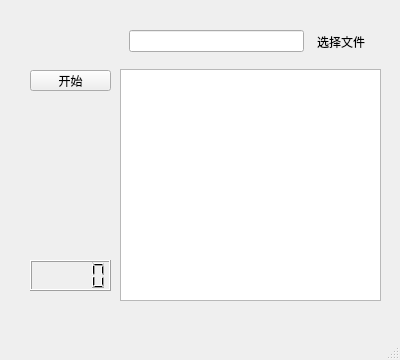
<?xml version="1.0" encoding="UTF-8"?>
<ui version="4.0">
 <class>MainWindow</class>
 <widget class="QMainWindow" name="MainWindow">
  <property name="geometry">
   <rect>
    <x>0</x>
    <y>0</y>
    <width>400</width>
    <height>360</height>
   </rect>
  </property>
  <property name="minimumSize">
   <size>
    <width>400</width>
    <height>360</height>
   </size>
  </property>
  <property name="windowTitle">
   <string>MainWindow</string>
  </property>
  <widget class="QWidget" name="centralwidget">
   <widget class="QPushButton" name="loopBtn">
    <property name="geometry">
     <rect>
      <x>30</x>
      <y>70</y>
      <width>81</width>
      <height>21</height>
     </rect>
    </property>
    <property name="text">
     <string>开始</string>
    </property>
   </widget>
   <widget class="QLCDNumber" name="lcdNumber">
    <property name="geometry">
     <rect>
      <x>30</x>
      <y>260</y>
      <width>81</width>
      <height>31</height>
     </rect>
    </property>
   </widget>
   <widget class="QWidget" name="widget_2" native="true">
    <property name="geometry">
     <rect>
      <x>120</x>
      <y>20</y>
      <width>261</width>
      <height>301</height>
     </rect>
    </property>
    <layout class="QVBoxLayout" name="verticalLayout">
     <item>
      <widget class="QWidget" name="widget" native="true">
       <layout class="QHBoxLayout" name="horizontalLayout">
        <item>
         <widget class="QLineEdit" name="lineEditfile"/>
        </item>
        <item>
         <widget class="QToolButton" name="ButtonFile">
          <property name="text">
           <string>选择文件</string>
          </property>
          <property name="autoRaise">
           <bool>true</bool>
          </property>
         </widget>
        </item>
       </layout>
      </widget>
     </item>
     <item>
      <widget class="QTextEdit" name="textEditfile"/>
     </item>
     <item>
      <spacer name="horizontalSpacer">
       <property name="orientation">
        <enum>Qt::Horizontal</enum>
       </property>
       <property name="sizeHint" stdset="0">
        <size>
         <width>40</width>
         <height>20</height>
        </size>
       </property>
      </spacer>
     </item>
    </layout>
   </widget>
  </widget>
  <widget class="QMenuBar" name="menubar">
   <property name="geometry">
    <rect>
     <x>0</x>
     <y>0</y>
     <width>400</width>
     <height>17</height>
    </rect>
   </property>
  </widget>
  <widget class="QStatusBar" name="statusbar"/>
 </widget>
 <resources/>
 <connections/>
</ui>
